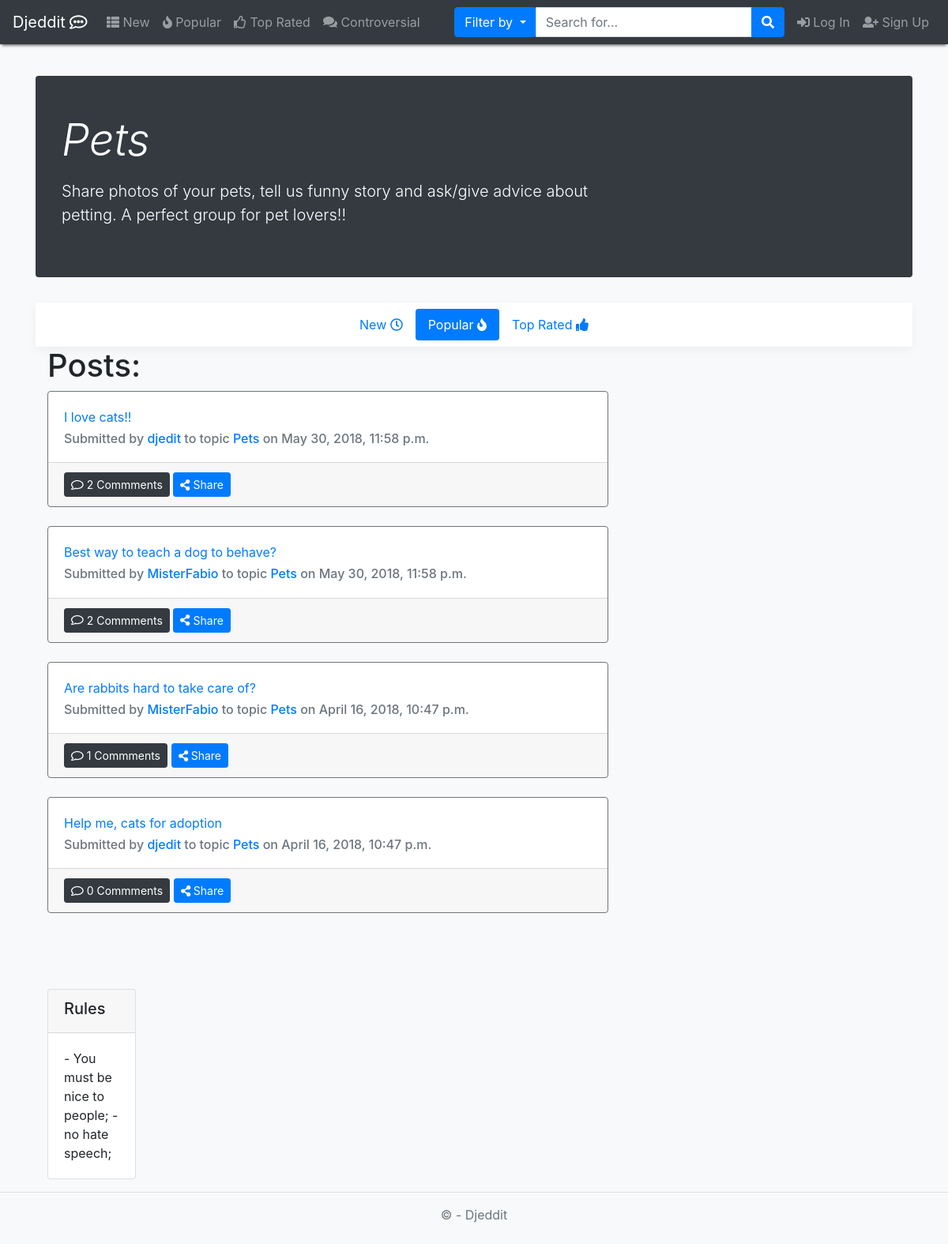
The app's page /topic/Pets/, older data.
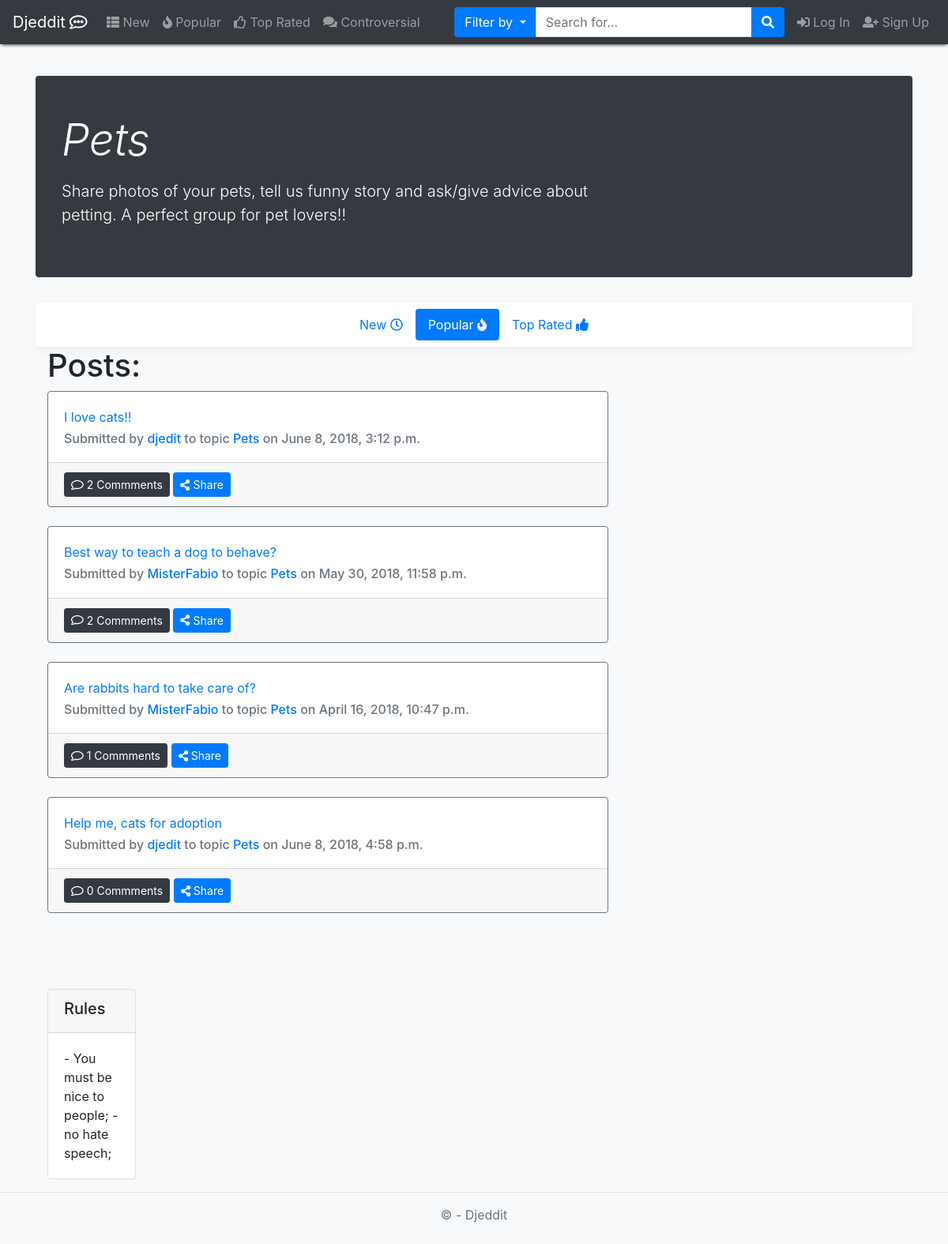
The same page, newer data.
### app/models.py (models this page shows, shortened)
class Topic(models.Model):
    name = models.CharField(max_length=80, blank=False, primary_key=True)
    rules = models.CharField(max_length=500)
    description = models.CharField(max_length=300, blank=False)
    userCreator = models.ForeignKey(User, on_delete=models.CASCADE)
    creation_date = models.DateField(blank=False, default=datetime.now)

class Post(models.Model):
    topic = models.ForeignKey(Topic, on_delete=models.CASCADE)
    title = models.CharField(max_length=120, blank=False)  # campo obrigatório
    content = models.CharField(max_length=100000, blank=False)
    clicks = models.IntegerField(blank=False, default=0)
    userUpVotesPost = models.ManyToManyField(Profile, related_name='post_user_up', blank=True)
    userDownVotesPost = models.ManyToManyField(Profile, related_name='post_user_down', blank=True)
    userSaved = models.ManyToManyField(Profile, blank=True, related_name='user_post_saved')
    userHidden = models.ManyToManyField(Profile, blank=True, related_name='user_post_hidden')
    date = models.DateTimeField(auto_now=True)
    userOP = models.ForeignKey(User, on_delete=models.CASCADE)
    nComments = models.IntegerField(default=0, validators=[MinValueValidator(0)])

### app/views.py (the view)
# urls.py: path('topic/<str:topicName>/', views.topicPage, name="topic"),
def topicPage(request, topicName, postOrder="popular"):
    topic = Topic.objects.get(name__iexact=topicName)
    isUserSubscribed = False
    if (postOrder == "new"):
        p = Post.objects.filter(topic__name__iexact=topicName).order_by("-date")
    elif (postOrder == "popular"):
        p = Post.objects.filter(topic__name__iexact=topicName).order_by("-clicks")
    else:
        p = Post.objects.filter(topic__name__iexact=topicName).annotate(numUp=Count("userUpVotesPost")) \
            .annotate(numDown=Count("userDownVotesPost")) \
            .annotate(score=F("numUp") - F("numDown")) \
            .order_by("-score")
    pages = pagination(request, p, num=10)
    tparams = {
        'items': pages[0],
        'page_range': pages[1],
        "isUserSubscribed": isUserSubscribed,
        "postOrder": postOrder,
        "currentTopic": Topic.objects.get(name__iexact=topicName),
        "posts": p,
    }
    if request.user.is_authenticated:
        profile = Profile.objects.get(user=request.user)
        if topic in profile.subscriptions.all():
            isUserSubscribed = True
        if request.method == 'POST':
            if not isUserSubscribed:
                profile.subscriptions.add(topic)  # add this topic to his list of subscribed topics
                profile.save()
                isUserSubscribed = True  # user will now be subscribed
            else:
                profile.subscriptions.remove(topic)
                profile.save()
                isUserSubscribed = False
        return render(request, "topic.html", tparams)
    else:
        if topic is None:
            return custom_redirect('search', q=topicName)
        else:
            return render(request, "topic.html", tparams)

### Djeedit/config.py (called while the page is built)
def pagination(request, data, num=10):
    paginator = Paginator(data, num)
    page = request.GET.get('page')
    try:
        items = paginator.page(page)
    except PageNotAnInteger:
        items = paginator.page(1)
    except EmptyPage:
        items = paginator.page(paginator.num_pages)
    index = items.number - 1
    max_index = len(paginator.page_range)
    start_index = index - 5 if index >= 5 else 0
    end_index = index + 5 if index <= max_index - 5 else max_index
    page_range = paginator.page_range[start_index:end_index]
    return items, page_range

### templates/topic.html (shortened to what this page needs)
{% extends 'layout.html' %}
{% block content %}
    <div class="jumbotron p-3 p-md-5 text-white rounded bg-dark">
        <div class="row">
            <div class="col-md-8 px-0">
              <h1 class="display-4 font-italic">{{currentTopic.name}}</h1>
              <p class="lead my-3">{{currentTopic.description}}</p>
            </div>
        </div>
    </div>
    <div class="navbar bg-white box-shadow justify-content-center">
        <nav class="nav nav-pills">
            <a class="nav-link {% if postOrder == 'new' %}active{% endif %}" href="{% url 'topic_new' currentTopic.name %}">
                New <i class="far fa-clock"></i>
            </a>
                <a class="nav-link {% if postOrder == 'popular' %}active{% endif %}" href="{% url 'topic_popular' currentTopic.name %}">
                    Popular <i class="fas fa-fire"></i>
                </a>
            <a class="nav-link {% if postOrder == 'top_rated' %}active{% endif %}" href="{% url 'topic_top_rated' currentTopic.name %}">
                Top Rated <i class="fas fa-thumbs-up"></i>
            </a>
        </nav>
    </div>
    <div class="container">
        <div class="row">
            <div class="col-md-8">
                <h1>Posts:</h1>
                {% for p in items %}
                    {% include "post_preview.html" with post=p%}<br/>
                {% endfor %}
            </div>
            <div class="col-md-4">
            <br/>
            <br/>
            <br/>
                <div class="row">
                    <div class="col">
                        <div class="card">
                            <div class="card-header">
                                <h5 class="card-title"> Rules </h5>
                            </div>
                            <div class="card-body">{{ currentTopic.rules| linebreaksbr }} </div>
                        </div>
                    </div>
                </div>
            </div>
        </div>
    </div>
{% endblock %}

### templates/layout.html (shortened to what this page needs)
﻿<!DOCTYPE HTML>
<html lang="en">
    <head>
        {% load staticfiles %}
        <link rel="stylesheet" type="text/css" href="{% static 'content/bootstrap.min.css' %}"/>
        <link rel="stylesheet" type="text/css" href="{% static 'content/site.css' %}"/>
        <link rel="stylesheet" type="text/css" href="{% static 'content/bootstrap-notifications.css' %}"/>
    </head>
    <body class="fixed-nav sticky-footer bg-light">
        <nav class="navbar navbar-expand-xl fixed-top navbar-dark bg-dark" style="-webkit-box-shadow: 0 3px 4px -2px rgba(0,0,0,0.75); -moz-box-shadow: 0 3px 4px -2px rgba(0,0,0,0.75); box-shadow: 0 3px 4px -2px rgba(0,0,0,0.75);">
            <a class="navbar-brand" href="{% url 'home' %}">Djeddit <i class="far fa-comment-alt"></i></a>
            <div class="collapse navbar-collapse" id="navbarCollapse">
                <ul class="navbar-nav mr-auto">
                    <li class="nav-item {% if nbar == 'New' %}active{% endif %}">
                        <a class="nav-link" href="{% url 'new' %}"><i class="fas fa-th-list"></i> New</a>
                    </li>
                    <li class="nav-item {% if nbar == 'Popular' %}active{% endif %}">
                        <a class="nav-link" href="{% url 'popular' %}"><i class="fas fa-fire"></i> Popular</a>
                    </li>
                    <li class="nav-item {% if nbar == 'Top Rated' %}active{% endif %}">
                        <a class="nav-link" href="{% url 'top_rated' %}"><i class="far fa-thumbs-up"></i> Top Rated</a>
                    </li>
                    <li class="nav-item {% if nbar == 'Controversial' %}active{% endif %}">
                        <a class="nav-link" href="{% url 'controversial' %}"><i class="fas fa-comments"></i> Controversial</a>
                    </li>
                </ul>
                <ul class="nav navbar-nav">
                    <li class="form-inline my-2 my-lg-0 mr-lg-2">
                        <div class="input-group">
                            <div class="input-group-btn search-panel">
                                <button type="button" class="btn btn-primary dropdown-toggle" data-toggle="dropdown">
                                    <span id="search_concept">Filter by</span>
                                </button>
                            </div>
                            <input id="searchQuery" class="form-control input-group-append" type="text"
                                   placeholder="Search for..." value="{{ request.GET.q }}" required>
                            <span class="input-group-append">
                                      <button id="navbarSearchButton" class="btn btn-primary" type="button">
                                          <i class="fa fa-search"></i>
                                      </button>
                                  </span>
                        </div>
                    </li>
                    {% include 'loginpartial.html' %}
                </ul>
            </div>
        </nav>
        <main role="main">
            <div class="container body-content">
                {% block content %} {% endblock %}
            </div>
        </main>
        <footer style=":sticky-footer">
            <hr/>
            <div class="container">
                <p class="text-muted" align="center">&copy; {{ year }} - Djeddit </p>
            </div>
        </footer>
    </body>
</html>

### templates/loginpartial.html
{% if user.is_authenticated %}
    <li class="nav-item dropdown">
        <a class="nav-link dropdown-toggle mr-lg-2" id="alertsDropdown" href="#" data-toggle="dropdown"
           aria-haspopup="true" aria-expanded="false">
            Notifications <i class="fa fa-fw fa-bell"></i>
            <span class="d-lg-none">Alerts
              <span class="badge badge-pill badge-warning">6 New</span>
            </span>
        </a>
        <ul class="dropdown-menu dropdown-alerts">
            <li>
                <a href="#" class="dropdown-item">
                    <div>
                        <i class="fa fa-comment fa-fw"></i> New Comment
                        <span class="pull-right text-muted small">4 minutes ago</span>
                    </div>
                </a>
            </li>
            <li class="dropdown-divider"></li>
            <li>
                <a href="#" class="dropdown-item">
                    <div>
                        <i class="fa fa-twitter fa-fw"></i> 3 New Followers
                        <span class="pull-right text-muted small">12 minutes ago</span>
                    </div>
                </a>
            </li>
            <li class="dropdown-divider"></li>
            <a href="#" class="dropdown-item">
                <div>
                    <i class="fa fa-envelope fa-fw"></i> Message Sent
                    <span class="pull-right text-muted small">4 minutes ago</span>
                </div>
            </a>
            <li class="dropdown-divider"></li>
            <a class="text-center text-muted dropdown-item" href="{% url 'notifications' %}">
                <strong>View All</strong>
                <i class="fa fa-angle-right"></i>
            </a>
        </ul>
    </li>
    <li class="nav-item">
        <a class="nav-link" href="{% url 'user' username=user.username %}">
            <i class="far fa-user"></i> {{ user.username }}
        </a>
    </li>
    <li class="nav-item">
        <a class="nav-link" href="#signIn" data-toggle="modal" data-target="#logoutModal">
            <i class="fas fa-sign-out-alt"></i>Logout
        </a>
    </li>
{% else %}
    <a class="nav-link" href="#signIn" data-toggle="modal" data-target="#loginModal">
        <i class="fas fa-sign-in-alt"></i> Log In
    </a>
    <a class="nav-link" href="#signUp" data-toggle="modal" data-target="#signupModal">
        <i class="fas fa-user-plus"></i> Sign Up
    </a>
{% endif %}

### templates/post_preview.html (shortened to what this page needs)
<div class="card border-secondary" id="post_n_{{ post.id }}"
        {% if request.user.profile in post.userHidden.all %} {% ifnotequal sidebar 'user_posts_hidden'  %} hidden  {% endifnotequal %}{% endif %}>
    <div class="card-body">
        <div class="card-title"><a href="{% url "post" topicName=post.topic.name postID=post.id %}">{{ post.title }}</a> </div>
        <h6 class="card-subtitle text-muted">Submitted by <a href="{% url "user" username=post.userOP.username %}">{{ post.userOP.username }}<a/>
            to topic <a href="{% url "topic"  topicName=post.topic.name %}"> {{ post.topic.name }} <a/> on {{ post.date }}</h6>
    </div>
    <div class="card-footer">
            <button href="#" class="btn btn-sm btn-dark"><i class="far fa-comment"></i> {{ post.nComments }} Commments
            </button>
            <button class="btn btn-sm btn-primary" type="button" data-toggle="collapse" data-target="#coll{{ post.id }}"
                    aria-expanded="false" aria-controls="collapseExample">
                <i class="fas fa-share-alt"></i> Share
            </button>
            {% load social_share %}
    </div>
</div>

Row changes from the older to the newer data that the page shows:
changed Post "I love cats!!": date "May 30, 2018, 11:58 p.m." → "June 8, 2018, 3:12 p.m."
changed Post "Help me, cats for adoption": date "April 16, 2018, 10:47 p.m." → "June 8, 2018, 4:58 p.m."
